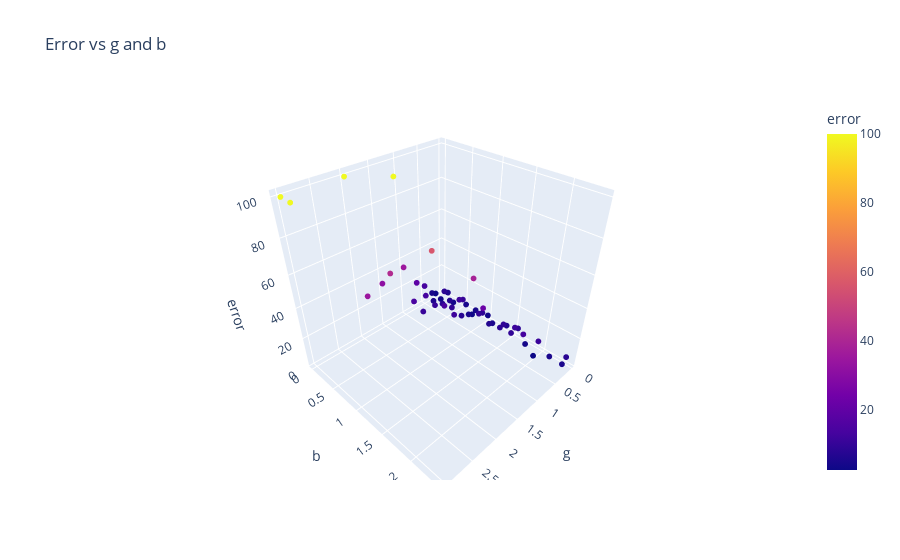

The code cell stored with this chart in its notebook:
### Code cell
gs, bs, errs = aggregate(data, ["g", "b"])
errs = [err if err<100 else 100 for err in errs]
plot_data = {"g": gs, "b": bs, "error": errs}
fig = px.scatter_3d(plot_data, x="g", y="b", z="error", color="error", title="Error vs g and b")
fig.update_traces(marker=dict(size=2))

### Figure 1 — Plotly figure (JSON) as saved in the notebook; plotly's stock layout.template omitted (floating-point values rounded to 4 significant figures)
{"data": [{"hovertemplate": "g=%{x}<br>b=%{y}<br>error=%{marker.color}<extra></extra>", "legendgroup": "", "marker": {"color": [3.697, 5.812, 4.719, 4.587, 6.41, 9.081, 8.181, 2.675, 8.464, 3.851, 10.36, 3.148, 8.813, 5.424, 9.248, 11.59, 4.239, 11.36, 5.376, 5.163, 4.701, 4.023, 7.071, 11.91, 4.944, 9.997, 6.907, 8.769, 9.548, 13.43, 2.704, 13.52, 6.021, 8.04, 9.448, 7.636, 38.54, 22.1, 19.16, 13.46, 10.39, 14.27, 11.99, 35.0, 14.17, 10.87, 56.38, 31.28, 42.0, 100, 100, 34.85, 100, 100], "coloraxis": "coloraxis", "size": 2, "symbol": "circle"}, "mode": "markers", "name": "", "scene": "scene", "showlegend": false, "type": "scatter3d", "x": [0.03, 0.1, 0.1, 0.1, 0.1, 0.1, 0.1, 0.2, 0.2, 0.2, 0.2, 0.2, 0.2, 0.2, 0.2, 0.2, 0.2, 0.2, 0.2, 0.2, 0.3, 0.3, 0.3, 0.3, 0.3, 0.3, 0.3, 0.3, 0.3, 0.3, 0.3, 0.5, 0.5, 0.5, 0.5, 0.5, 0.5, 0.5, 0.7, 0.7, 0.7, 0.7, 0.7, 1, 1, 1, 1, 1.5, 1.5, 1.5, 2, 2, 3, 3], "y": [1, 0.2, 0.6, 0.8, 1.4, 1.6, 2.4, 0, 0.2, 0.4, 0.6, 0.8, 1, 1.2, 1.4, 1.6, 1.8, 2, 2.2, 2.4, 0, 0.2, 0.4, 0.6, 0.8, 1, 1.2, 1.4, 1.6, 1.8, 2, 0, 0.2, 0.4, 0.6, 0.8, 1, 1.2, 0, 0.2, 0.4, 0.6, 0.8, 0, 0.2, 0.4, 0.6, 0, 0.2, 0.4, 0, 0.2, 0, 0.2], "z": [3.697, 5.812, 4.719, 4.587, 6.41, 9.081, 8.181, 2.675, 8.464, 3.851, 10.36, 3.148, 8.813, 5.424, 9.248, 11.59, 4.239, 11.36, 5.376, 5.163, 4.701, 4.023, 7.071, 11.91, 4.944, 9.997, 6.907, 8.769, 9.548, 13.43, 2.704, 13.52, 6.021, 8.04, 9.448, 7.636, 38.54, 22.1, 19.16, 13.46, 10.39, 14.27, 11.99, 35.0, 14.17, 10.87, 56.38, 31.28, 42.0, 100, 100, 34.85, 100, 100]}], "layout": {"coloraxis": {"colorbar": {"title": {"text": "error"}}, "colorscale": [[0, "#0d0887"], [0.1111, "#46039f"], [0.2222, "#7201a8"], [0.3333, "#9c179e"], [0.4444, "#bd3786"], [0.5556, "#d8576b"], [0.6667, "#ed7953"], [0.7778, "#fb9f3a"], [0.8889, "#fdca26"], [1, "#f0f921"]]}, "legend": {"tracegroupgap": 0}, "scene": {"domain": {"x": [0, 1], "y": [0, 1]}, "xaxis": {"title": {"text": "g"}}, "yaxis": {"title": {"text": "b"}}, "zaxis": {"title": {"text": "error"}}}, "title": {"text": "Error vs g and b"}}}
